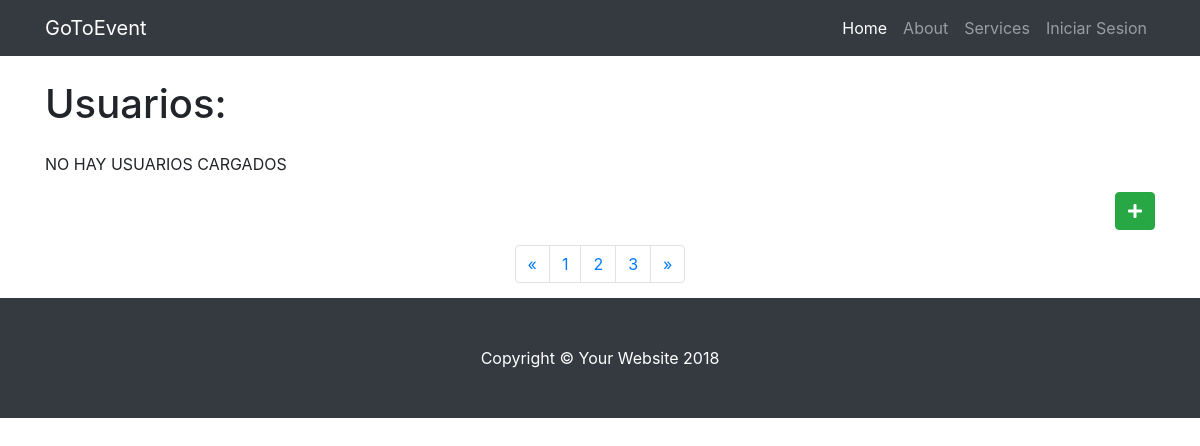
The page /GoToEvent/user/readAll on the database as committed earlier.
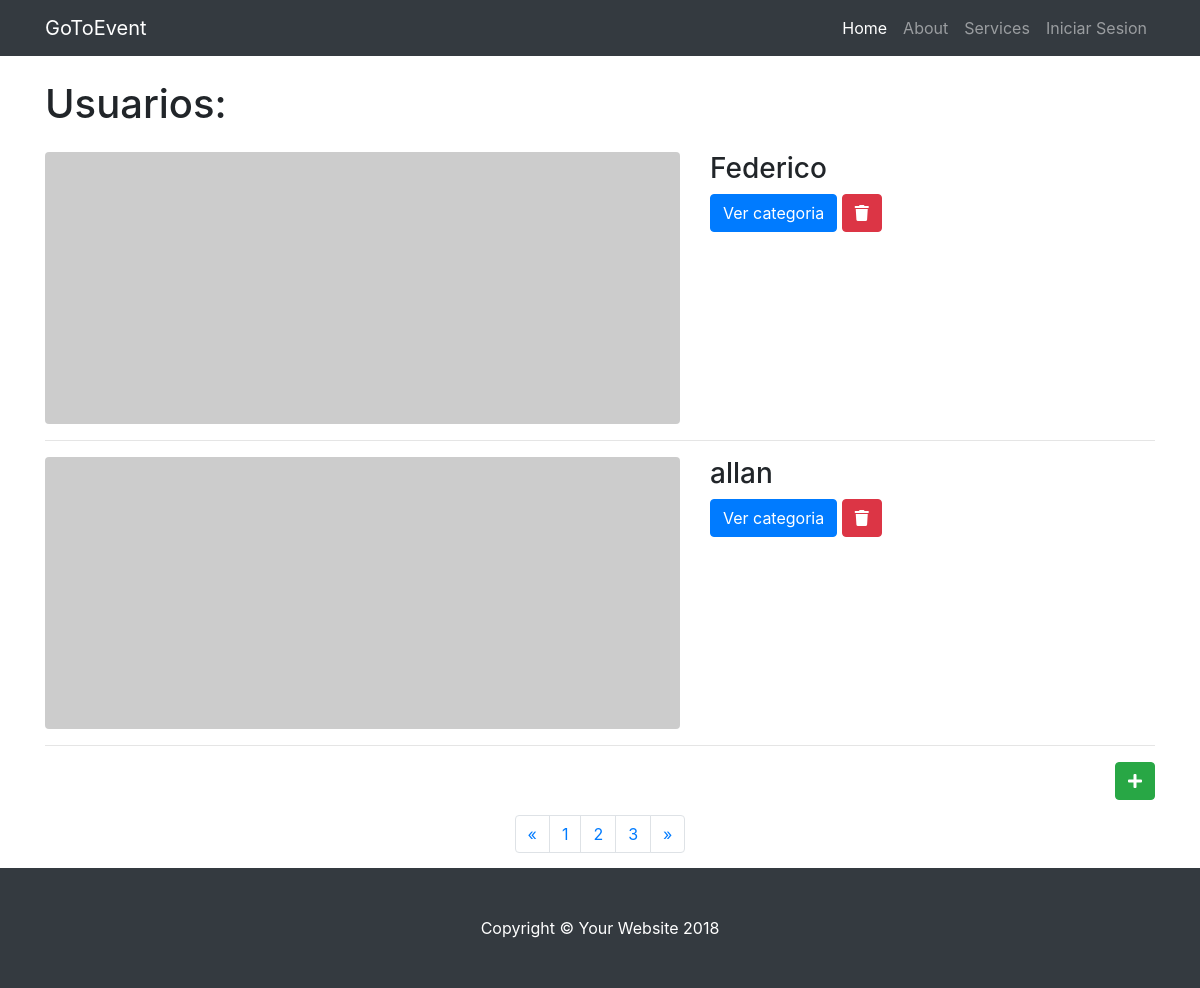
The same page on the database as committed later.
### tables this page shows
CREATE TABLE `users` (
  `name` varchar(50) NOT NULL,
  `last_name` varchar(50) NOT NULL,
  `dni` varchar(8) NOT NULL,
  `email` varchar(50) NOT NULL,
  `type` varchar(10) NOT NULL,
  `id_user` int(11) NOT NULL
);

### GoToEvent/controllers/usercontroller.php (called while the page is built, shortened)
<?php
class UserController
{
	protected $dao;
	function __construct()
	{
		$this->dao = Dao::getInstance();
	}
	public function readAll()
	{
		$list = $this->dao->readAll();
		include(VIEWS . 'viewusers.php');
	}
}

### GoToEvent/index.php (called while the page is built, shortened)
<?php
	require_once "config/Autoload.php";
    require_once "daos/daodb/Singleton.php";
    require_once "daos/daoList/Singleton.php";
    Router::direccionar(new Request());
?>

### GoToEvent/config/Autoload.php (called while the page is built, shortened)
<?php namespace config;
class Autoload
{
    public static function Start()
    {
        spl_autoload_register(function ($instancia) {
        	$instancia = strtolower($instancia);
            $ruta = ROOT . str_replace("\\", "/", $instancia) . ".php";
        });
    }
}

### GoToEvent/daos/daodb/Singleton.php (called while the page is built)
<?php namespace daos\daodb;
class Singleton
{
	private static $instance=array();
	public static function getInstance()
	{
		$miclase=get_called_class();
		if(!isset(self::$instance[$miclase]))
			{
				self::$instance[$miclase]=new $miclase;
			}
		return self::$instance[$miclase];
	}
}
?>

### GoToEvent/daos/daodb/connection.php (called while the page is built, shortened)
<?php
class Connection {
     private $pdo = null;
     private static $instance = null;
     public function __construct()
     {
          try
          {
               $this->pdo = new \PDO("mysql:host=" . DB_HOST . ";dbname=" . DB_NAME, DB_USER, DB_PASS);
               $this->pdo->setAttribute(\PDO::ATTR_ERRMODE, \PDO::ERRMODE_EXCEPTION);
          }
          catch (Exception $ex)
          {
               throw $ex;
          }
     }
     public static function getInstance()
     {
         if(self::$instance == null)
            self::$instance = new Connection();
         return self::$instance;
     }
     public function execute($query, $parameters = array())
     {
          try
          {
               $this->pdoStatement = $this->pdo->prepare($query);
               $this->pdoStatement->execute();
               return $this->pdoStatement->fetchAll();
          }
          catch(Exception $ex)
          {
               throw $ex;
          }
     }
}

### GoToEvent/daos/daodb/userdao.php (called while the page is built, shortened)
<?php
class UserDao extends Singleton implements \interfaces\Crud
{
    public function readAll()
    {
        $sql = "SELECT * FROM users";
        try
        {
            $this->connection = Connection::getInstance();
            $resultSet = $this->connection->execute($sql);
        }
        catch(PDOException $e)
        {
			echo $e;
		}
        if(!empty($resultSet))
            return $this->mapear($resultSet);
        else
            return false;
    }
   	protected function mapear($value) {
		$value = is_array($value) ? $value : [];
		$resp = array_map(function($p){
		    return new M_User( $p['name'], $p['last_name'], $p['email'], $p['dni'],$p['type'], $p['id_user']);
        }, $value);
            return count($resp) > 1 ? $resp : $resp['0'];
     }
}

### GoToEvent/models/User.php (called while the page is built, shortened)
<?php
class User
{
	private $name;
	private $email;
	function __construct($name='',$last_name='',$email='',$dni='',$type='',$id_user='')
	{
		$this->name = $name;
		$this->email = $email;
	}
	public function getName()
	{
		return $this->name;
	}
	public function getEmail()
	{
		return $this->email;
	}
}
?>

### GoToEvent/views/viewusers.php (the view, shortened to what the changed rows need)
<!DOCTYPE html>
<html lang="en">
  <head>
    <link href="../assets/vendor/bootstrap/css/bootstrap.min.css" rel="stylesheet">
    <link href="../assets/css/1-col-portfolio.css" rel="stylesheet">
    <link rel="stylesheet" href="https://use.fontawesome.com/releases/v5.4.1/css/all.css">
  </head>
  <body>
  <?php include_once (VIEWS."header.php");?>
    <div class="container">
      <h1 class="my-4">Usuarios:
      </h1>
      <?php if (!empty($list)){ foreach ($list as $key => $user){ ?>
      <div class="row">
        <div class="col-md-7">
          <a href="#">
            <img class="img-fluid rounded mb-3 mb-md-0" src="http://placehold.it/700x300" alt="">
          </a>
        </div>
        <div class="col-md-5">
          <h3><?php echo $user->getName(); ?></h3>
          <form action="<?php echo BASE; ?>User/delete" method="post">
          <a class="btn btn-primary" href="#">Ver categoria</a>
          <button name="description" type="submit" class="btn btn-danger" value="<?php echo $user->getEmail();?>"><i class="fas fa-trash"></i> </button>
          </form>
        </div>
      </div>
      <hr>
      <?php } } else { echo '<p>' ."NO HAY USUARIOS CARGADOS" .'</p>'; } ?>
      <div class="pagination justify-content-end">
      <button name="idEvent" type="submit" class="btn btn-success" title="agregar usuario"><i class="fas fa-plus"></i></button>
      </div>
      <ul class="pagination justify-content-center">
        <li class="page-item">
        </li>
        <li class="page-item">
        </li>
        <li class="page-item">
        </li>
        <li class="page-item">
        </li>
        <li class="page-item">
        </li>
      </ul>
    </div>
  </body>
</html>
</html>

Rows that differ between the two databases and show on the page:
added users: name "Federico"
added users: name "allan"
Other text that changed with them:
text no longer shown: "NO HAY USUARIOS CARGADOS"
